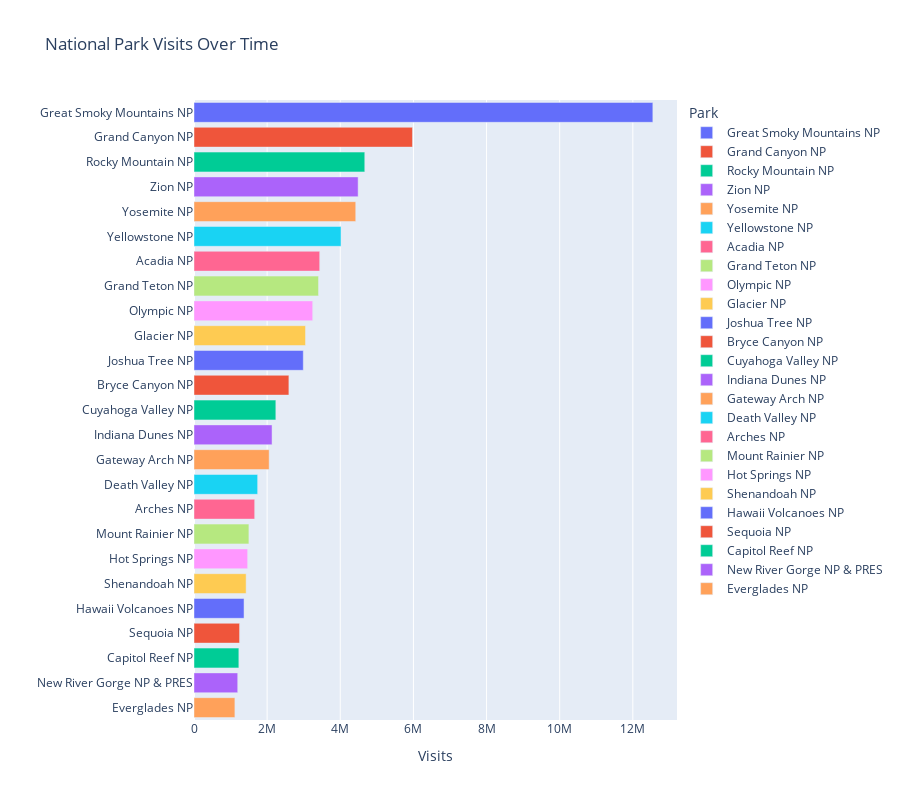

The notebook cell saved with this chart:
### Markdown cell above
# Top 25 Parks by Total Recreational Visits in 2019

### Code cell
# Bar chart Race
fig = px.bar(
    df,
    x="RecreationVisits",
    y="ParkName",
    color="ParkName",
    orientation="h",
    title="National Park Visits in 2019",
    labels={"RecreationVisits": "Visits", "ParkName": "Park"},
    height=800,
)

# hide axis title
fig.update_layout(yaxis={'title': ''})

fig.show()

### Figure 1 — Plotly figure (JSON) as saved in the notebook; plotly's stock layout.template omitted (floating-point values rounded to 4 significant figures)
{"data": [{"alignmentgroup": "True", "hovertemplate": "Park=%{y}<br>Visits=%{x}<extra></extra>", "legendgroup": "Great Smoky Mountains NP", "marker": {"color": "#636efa", "pattern": {"shape": ""}}, "name": "Great Smoky Mountains NP", "offsetgroup": "Great Smoky Mountains NP", "orientation": "h", "showlegend": true, "textposition": "auto", "type": "bar", "x": [12547743], "xaxis": "x", "y": ["Great Smoky Mountains NP"], "yaxis": "y"}, {"alignmentgroup": "True", "hovertemplate": "Park=%{y}<br>Visits=%{x}<extra></extra>", "legendgroup": "Grand Canyon NP", "marker": {"color": "#EF553B", "pattern": {"shape": ""}}, "name": "Grand Canyon NP", "offsetgroup": "Grand Canyon NP", "orientation": "h", "showlegend": true, "textposition": "auto", "type": "bar", "x": [5974411], "xaxis": "x", "y": ["Grand Canyon NP"], "yaxis": "y"}, {"alignmentgroup": "True", "hovertemplate": "Park=%{y}<br>Visits=%{x}<extra></extra>", "legendgroup": "Rocky Mountain NP", "marker": {"color": "#00cc96", "pattern": {"shape": ""}}, "name": "Rocky Mountain NP", "offsetgroup": "Rocky Mountain NP", "orientation": "h", "showlegend": true, "textposition": "auto", "type": "bar", "x": [4670053], "xaxis": "x", "y": ["Rocky Mountain NP"], "yaxis": "y"}, {"alignmentgroup": "True", "hovertemplate": "Park=%{y}<br>Visits=%{x}<extra></extra>", "legendgroup": "Zion NP", "marker": {"color": "#ab63fa", "pattern": {"shape": ""}}, "name": "Zion NP", "offsetgroup": "Zion NP", "orientation": "h", "showlegend": true, "textposition": "auto", "type": "bar", "x": [4488268], "xaxis": "x", "y": ["Zion NP"], "yaxis": "y"}, {"alignmentgroup": "True", "hovertemplate": "Park=%{y}<br>Visits=%{x}<extra></extra>", "legendgroup": "Yosemite NP", "marker": {"color": "#FFA15A", "pattern": {"shape": ""}}, "name": "Yosemite NP", "offsetgroup": "Yosemite NP", "orientation": "h", "showlegend": true, "textposition": "auto", "type": "bar", "x": [4422861], "xaxis": "x", "y": ["Yosemite NP"], "yaxis": "y"}, {"alignmentgroup": "True", "hovertemplate": "Park=%{y}<br>Visits=%{x}<extra></extra>", "legendgroup": "Yellowstone NP", "marker": {"color": "#19d3f3", "pattern": {"shape": ""}}, "name": "Yellowstone NP", "offsetgroup": "Yellowstone NP", "orientation": "h", "showlegend": true, "textposition": "auto", "type": "bar", "x": [4020288], "xaxis": "x", "y": ["Yellowstone NP"], "yaxis": "y"}, {"alignmentgroup": "True", "hovertemplate": "Park=%{y}<br>Visits=%{x}<extra></extra>", "legendgroup": "Acadia NP", "marker": {"color": "#FF6692", "pattern": {"shape": ""}}, "name": "Acadia NP", "offsetgroup": "Acadia NP", "orientation": "h", "showlegend": true, "textposition": "auto", "type": "bar", "x": [3437286], "xaxis": "x", "y": ["Acadia NP"], "yaxis": "y"}, {"alignmentgroup": "True", "hovertemplate": "Park=%{y}<br>Visits=%{x}<extra></extra>", "legendgroup": "Grand Teton NP", "marker": {"color": "#B6E880", "pattern": {"shape": ""}}, "name": "Grand Teton NP", "offsetgroup": "Grand Teton NP", "orientation": "h", "showlegend": true, "textposition": "auto", "type": "bar", "x": [3405614], "xaxis": "x", "y": ["Grand Teton NP"], "yaxis": "y"}, {"alignmentgroup": "True", "hovertemplate": "Park=%{y}<br>Visits=%{x}<extra></extra>", "legendgroup": "Olympic NP", "marker": {"color": "#FF97FF", "pattern": {"shape": ""}}, "name": "Olympic NP", "offsetgroup": "Olympic NP", "orientation": "h", "showlegend": true, "textposition": "auto", "type": "bar", "x": [3245806], "xaxis": "x", "y": ["Olympic NP"], "yaxis": "y"}, {"alignmentgroup": "True", "hovertemplate": "Park=%{y}<br>Visits=%{x}<extra></extra>", "legendgroup": "Glacier NP", "marker": {"color": "#FECB52", "pattern": {"shape": ""}}, "name": "Glacier NP", "offsetgroup": "Glacier NP", "orientation": "h", "showlegend": true, "textposition": "auto", "type": "bar", "x": [3049839], "xaxis": "x", "y": ["Glacier NP"], "yaxis": "y"}, {"alignmentgroup": "True", "hovertemplate": "Park=%{y}<br>Visits=%{x}<extra></extra>", "legendgroup": "Joshua Tree NP", "marker": {"color": "#636efa", "pattern": {"shape": ""}}, "name": "Joshua Tree NP", "offsetgroup": "Joshua Tree NP", "orientation": "h", "showlegend": true, "textposition": "auto", "type": "bar", "x": [2988547], "xaxis": "x", "y": ["Joshua Tree NP"], "yaxis": "y"}, {"alignmentgroup": "True", "hovertemplate": "Park=%{y}<br>Visits=%{x}<extra></extra>", "legendgroup": "Bryce Canyon NP", "marker": {"color": "#EF553B", "pattern": {"shape": ""}}, "name": "Bryce Canyon NP", "offsetgroup": "Bryce Canyon NP", "orientation": "h", "showlegend": true, "textposition": "auto", "type": "bar", "x": [2594904], "xaxis": "x", "y": ["Bryce Canyon NP"], "yaxis": "y"}, {"alignmentgroup": "True", "hovertemplate": "Park=%{y}<br>Visits=%{x}<extra></extra>", "legendgroup": "Cuyahoga Valley NP", "marker": {"color": "#00cc96", "pattern": {"shape": ""}}, "name": "Cuyahoga Valley NP", "offsetgroup": "Cuyahoga Valley NP", "orientation": "h", "showlegend": true, "textposition": "auto", "type": "bar", "x": [2237997], "xaxis": "x", "y": ["Cuyahoga Valley NP"], "yaxis": "y"}, {"alignmentgroup": "True", "hovertemplate": "Park=%{y}<br>Visits=%{x}<extra></extra>", "legendgroup": "Indiana Dunes NP", "marker": {"color": "#ab63fa", "pattern": {"shape": ""}}, "name": "Indiana Dunes NP", "offsetgroup": "Indiana Dunes NP", "orientation": "h", "showlegend": true, "textposition": "auto", "type": "bar", "x": [2134285], "xaxis": "x", "y": ["Indiana Dunes NP"], "yaxis": "y"}, {"alignmentgroup": "True", "hovertemplate": "Park=%{y}<br>Visits=%{x}<extra></extra>", "legendgroup": "Gateway Arch NP", "marker": {"color": "#FFA15A", "pattern": {"shape": ""}}, "name": "Gateway Arch NP", "offsetgroup": "Gateway Arch NP", "orientation": "h", "showlegend": true, "textposition": "auto", "type": "bar", "x": [2055309], "xaxis": "x", "y": ["Gateway Arch NP"], "yaxis": "y"}, {"alignmentgroup": "True", "hovertemplate": "Park=%{y}<br>Visits=%{x}<extra></extra>", "legendgroup": "Death Valley NP", "marker": {"color": "#19d3f3", "pattern": {"shape": ""}}, "name": "Death Valley NP", "offsetgroup": "Death Valley NP", "orientation": "h", "showlegend": true, "textposition": "auto", "type": "bar", "x": [1740945], "xaxis": "x", "y": ["Death Valley NP"], "yaxis": "y"}, {"alignmentgroup": "True", "hovertemplate": "Park=%{y}<br>Visits=%{x}<extra></extra>", "legendgroup": "Arches NP", "marker": {"color": "#FF6692", "pattern": {"shape": ""}}, "name": "Arches NP", "offsetgroup": "Arches NP", "orientation": "h", "showlegend": true, "textposition": "auto", "type": "bar", "x": [1659702], "xaxis": "x", "y": ["Arches NP"], "yaxis": "y"}, {"alignmentgroup": "True", "hovertemplate": "Park=%{y}<br>Visits=%{x}<extra></extra>", "legendgroup": "Mount Rainier NP", "marker": {"color": "#B6E880", "pattern": {"shape": ""}}, "name": "Mount Rainier NP", "offsetgroup": "Mount Rainier NP", "orientation": "h", "showlegend": true, "textposition": "auto", "type": "bar", "x": [1501621], "xaxis": "x", "y": ["Mount Rainier NP"], "yaxis": "y"}, {"alignmentgroup": "True", "hovertemplate": "Park=%{y}<br>Visits=%{x}<extra></extra>", "legendgroup": "Hot Springs NP", "marker": {"color": "#FF97FF", "pattern": {"shape": ""}}, "name": "Hot Springs NP", "offsetgroup": "Hot Springs NP", "orientation": "h", "showlegend": true, "textposition": "auto", "type": "bar", "x": [1467153], "xaxis": "x", "y": ["Hot Springs NP"], "yaxis": "y"}, {"alignmentgroup": "True", "hovertemplate": "Park=%{y}<br>Visits=%{x}<extra></extra>", "legendgroup": "Shenandoah NP", "marker": {"color": "#FECB52", "pattern": {"shape": ""}}, "name": "Shenandoah NP", "offsetgroup": "Shenandoah NP", "orientation": "h", "showlegend": true, "textposition": "auto", "type": "bar", "x": [1425507], "xaxis": "x", "y": ["Shenandoah NP"], "yaxis": "y"}, {"alignmentgroup": "True", "hovertemplate": "Park=%{y}<br>Visits=%{x}<extra></extra>", "legendgroup": "Hawaii Volcanoes NP", "marker": {"color": "#636efa", "pattern": {"shape": ""}}, "name": "Hawaii Volcanoes NP", "offsetgroup": "Hawaii Volcanoes NP", "orientation": "h", "showlegend": true, "textposition": "auto", "type": "bar", "x": [1368376], "xaxis": "x", "y": ["Hawaii Volcanoes NP"], "yaxis": "y"}, {"alignmentgroup": "True", "hovertemplate": "Park=%{y}<br>Visits=%{x}<extra></extra>", "legendgroup": "Sequoia NP", "marker": {"color": "#EF553B", "pattern": {"shape": ""}}, "name": "Sequoia NP", "offsetgroup": "Sequoia NP", "orientation": "h", "showlegend": true, "textposition": "auto", "type": "bar", "x": [1246053], "xaxis": "x", "y": ["Sequoia NP"], "yaxis": "y"}, {"alignmentgroup": "True", "hovertemplate": "Park=%{y}<br>Visits=%{x}<extra></extra>", "legendgroup": "Capitol Reef NP", "marker": {"color": "#00cc96", "pattern": {"shape": ""}}, "name": "Capitol Reef NP", "offsetgroup": "Capitol Reef NP", "orientation": "h", "showlegend": true, "textposition": "auto", "type": "bar", "x": [1226519], "xaxis": "x", "y": ["Capitol Reef NP"], "yaxis": "y"}, {"alignmentgroup": "True", "hovertemplate": "Park=%{y}<br>Visits=%{x}<extra></extra>", "legendgroup": "New River Gorge NP & PRES", "marker": {"color": "#ab63fa", "pattern": {"shape": ""}}, "name": "New River Gorge NP & PRES", "offsetgroup": "New River Gorge NP & PRES", "orientation": "h", "showlegend": true, "textposition": "auto", "type": "bar", "x": [1195721], "xaxis": "x", "y": ["New River Gorge NP & PRES"], "yaxis": "y"}, {"alignmentgroup": "True", "hovertemplate": "Park=%{y}<br>Visits=%{x}<extra></extra>", "legendgroup": "Everglades NP", "marker": {"color": "#FFA15A", "pattern": {"shape": ""}}, "name": "Everglades NP", "offsetgroup": "Everglades NP", "orientation": "h", "showlegend": true, "textposition": "auto", "type": "bar", "x": [1118300], "xaxis": "x", "y": ["Everglades NP"], "yaxis": "y"}], "layout": {"barmode": "relative", "height": 800, "legend": {"title": {"text": "Park"}, "tracegroupgap": 0}, "title": {"text": "National Park Visits Over Time"}, "xaxis": {"anchor": "y", "domain": [0, 1], "title": {"text": "Visits"}}, "yaxis": {"anchor": "x", "categoryarray": ["Everglades NP", "New River Gorge NP & PRES", "Capitol Reef NP", "Sequoia NP", "Hawaii Volcanoes NP", "Shenandoah NP", "Hot Springs NP", "Mount Rainier NP", "Arches NP", "Death Valley NP", "Gateway Arch NP", "Indiana Dunes NP", "Cuyahoga Valley NP", "Bryce Canyon NP", "Joshua Tree NP", "Glacier NP", "Olympic NP", "Grand Teton NP", "Acadia NP", "Yellowstone NP", "Yosemite NP", "Zion NP", "Rocky Mountain NP", "Grand Canyon NP", "Great Smoky Mountains NP"], "categoryorder": "array", "domain": [0, 1], "title": {"text": ""}}}}
